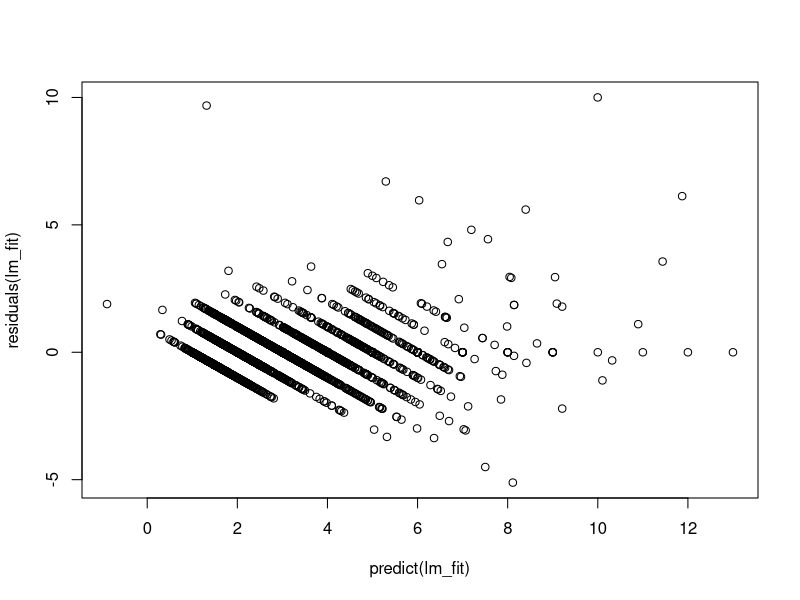
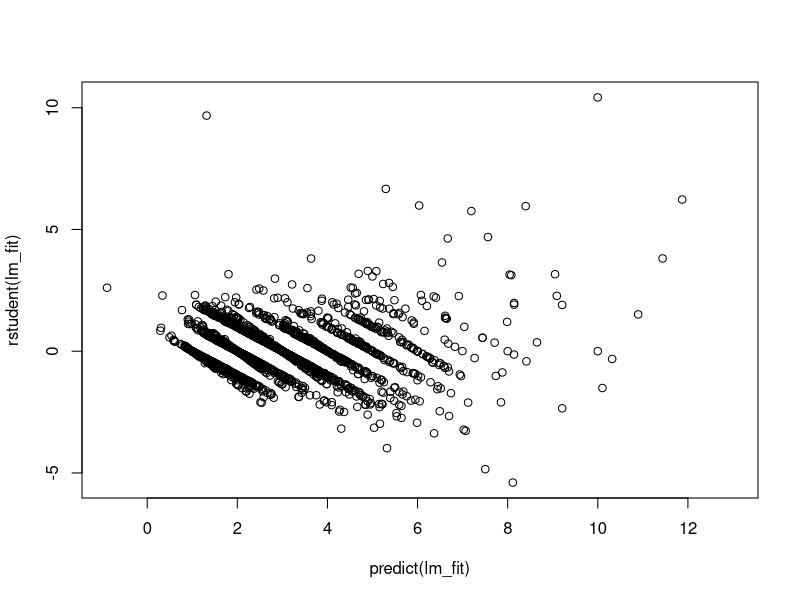

The R source for these figures, in order:
install.packages("fastDummies")

library(readr)
library(fastDummies)

set.seed(123) # Imposta il seed per la riproducibilità

df <- read_csv("dataset/NY-House-Dataset 2.csv")

## Missing data
missing_values <- colSums(is.na(df))
print(missing_values)

## Remove unused column
df <- df[, !(names(df) %in% c("ADDRESS", "STATE", "MAIN_ADDRESS", "ADMINISTRATIVE_AREA_LEVEL_2", "LOCALITY", "STREET_NAME", "LONG_NAME", "FORMATTED_ADDRESS"))]

## Filter data

vars <- c("PRICE","BEDS","BATH","PROPERTYSQFT")

for (var in vars){
  
  Q1 <- quantile(df[[var]], 0.25)
  Q3 <- quantile(df[[var]], 0.75)
  
  IQR <- Q3-Q1
  lower_limit <- Q1-1.5*IQR
  upper_limit <- Q3+1.0*IQR
  
  df_filtered <- df[df[[var]] >= lower_limit & df[[var]] <= upper_limit, ]
  
}

## Dummies
# Trasformazione delle variabili categoriche in dummy variables
df <- dummy_cols(df_filtered)

# Rimozione delle colonne originali delle variabili categoriche
df <- df[, !(names(df) %in% c("BROKERTITLE", "TYPE", "SUBLOCALITY"))]

## Test 30 - Train 70
train <- sample(dim(df)[1], round(dim(df)[1]*0.7))

##### LINEAR MULTIPLE REGRESSION ##### 
lm_fit <- lm(BEDS ~ ., data = df[train,])
summary(lm_fit)

# Confidence intervals on coefficients
confint(lm_fit, level = 0.95) # ATTENZIONE!! ALCUNI COEFFICIENTI HANNO ZERO DENTRO INTERVALLO DI CONFIDENZA!!

plot(predict(lm_fit), residuals(lm_fit)) # SONO PRESENTI PATTERN -> non linearità nei dati 
plot(predict(lm_fit), rstudent(lm_fit))
